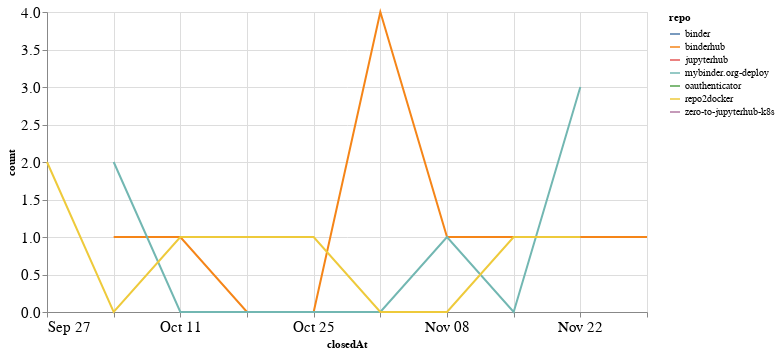

The code cell stored with this chart in its notebook:
### Code cell
closed_by_time = closed_by.groupby('repo').resample('W', on='closedAt').count()['author'].reset_index()
closed_by_time = closed_by_time.rename(columns={'author': 'count'})

alt.Chart(closed_by_time, width=600).mark_line().encode(
    x='closedAt',
    y='count',
    color='repo',
    tooltip="repo"
)

### Figure 1 — Vega-Lite specification as saved in the notebook (floating-point values rounded to 4 significant figures)
{"config": {"axisLeft": {"labelFontSize": 15}, "axisBottom": {"labelFontSize": 15}}, "data": {"name": "data-c0e83aa41c76d6201ce00041e2c32fd3"}, "mark": "line", "encoding": {"color": {"type": "nominal", "field": "repo"}, "tooltip": {"type": "nominal", "field": "repo"}, "x": {"type": "temporal", "field": "closedAt"}, "y": {"type": "quantitative", "field": "count"}}, "width": 600, "$schema": "https://vega.github.io/schema/vega-lite/v4.8.1.json", "datasets": {"data-c0e83aa41c76d6201ce00041e2c32fd3": [{"repo": "binder", "closedAt": "2020-11-15T00:00:00", "count": 1}, {"repo": "binderhub", "closedAt": "2020-10-04T00:00:00", "count": 1}, {"repo": "binderhub", "closedAt": "2020-10-11T00:00:00", "count": 1}, {"repo": "binderhub", "closedAt": "2020-10-18T00:00:00", "count": 0}, {"repo": "binderhub", "closedAt": "2020-10-25T00:00:00", "count": 0}, {"repo": "binderhub", "closedAt": "2020-11-01T00:00:00", "count": 4}, {"repo": "binderhub", "closedAt": "2020-11-08T00:00:00", "count": 1}, {"repo": "binderhub", "closedAt": "2020-11-15T00:00:00", "count": 1}, {"repo": "binderhub", "closedAt": "2020-11-22T00:00:00", "count": 1}, {"repo": "binderhub", "closedAt": "2020-11-29T00:00:00", "count": 1}, {"repo": "jupyterhub", "closedAt": "2020-11-22T00:00:00", "count": 1}, {"repo": "mybinder.org-deploy", "closedAt": "2020-10-04T00:00:00", "count": 2}, {"repo": "mybinder.org-deploy", "closedAt": "2020-10-11T00:00:00", "count": 0}, {"repo": "mybinder.org-deploy", "closedAt": "2020-10-18T00:00:00", "count": 0}, {"repo": "mybinder.org-deploy", "closedAt": "2020-10-25T00:00:00", "count": 0}, {"repo": "mybinder.org-deploy", "closedAt": "2020-11-01T00:00:00", "count": 0}, {"repo": "mybinder.org-deploy", "closedAt": "2020-11-08T00:00:00", "count": 1}, {"repo": "mybinder.org-deploy", "closedAt": "2020-11-15T00:00:00", "count": 0}, {"repo": "mybinder.org-deploy", "closedAt": "2020-11-22T00:00:00", "count": 3}, {"repo": "oauthenticator", "closedAt": "2020-11-22T00:00:00", "count": 1}, {"repo": "repo2docker", "closedAt": "2020-09-27T00:00:00", "count": 2}, {"repo": "repo2docker", "closedAt": "2020-10-04T00:00:00", "count": 0}, {"repo": "repo2docker", "closedAt": "2020-10-11T00:00:00", "count": 1}, {"repo": "repo2docker", "closedAt": "2020-10-18T00:00:00", "count": 1}, {"repo": "repo2docker", "closedAt": "2020-10-25T00:00:00", "count": 1}, {"repo": "repo2docker", "closedAt": "2020-11-01T00:00:00", "count": 0}, {"repo": "repo2docker", "closedAt": "2020-11-08T00:00:00", "count": 0}, {"repo": "repo2docker", "closedAt": "2020-11-15T00:00:00", "count": 1}, {"repo": "repo2docker", "closedAt": "2020-11-22T00:00:00", "count": 1}, {"repo": "zero-to-jupyterhub-k8s", "closedAt": "2020-10-18T00:00:00", "count": 1}]}}
